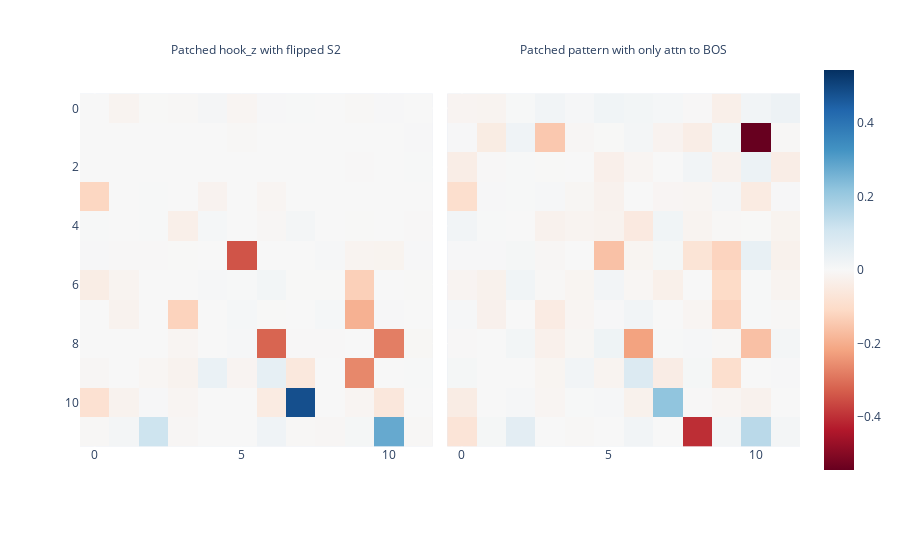

The notebook cell this image was saved under:
### Code cell
results_flipped = act_patch(
    model=model,
    orig_input=prompts,
    new_cache=flipped_cache,
    patching_nodes=IterNode('z'),
    patching_metric=ioi_metric_noising,
    verbose=True,
)

results_bos = act_patch(
    model=model,
    orig_input=prompts,
    new_cache=bos_cache,
    patching_nodes=IterNode('z'),
    patching_metric=ioi_metric_noising,
    verbose=True,
)

imshow(t.stack([results_flipped['z'], results_bos['z']]), facet_col=0,
       facet_labels=['Patched hook_z with flipped S2', 'Patched pattern with only attn to BOS'])

### Figure 1 — Plotly figure (JSON) as saved in the notebook; plotly's stock layout.template omitted (floating-point values rounded to 4 significant figures; data arrays with more than 128 entries replaced by an {"elided": "..."} marker saying what was removed)
{"data": [{"coloraxis": "coloraxis", "hovertemplate": "x: %{x}<br>y: %{y}<br>color: %{z}<extra></extra>", "name": "0", "type": "heatmap", "xaxis": "x", "yaxis": "y", "z": {"elided": "12x12 float values"}}, {"coloraxis": "coloraxis", "hovertemplate": "x: %{x}<br>y: %{y}<br>color: %{z}<extra></extra>", "name": "1", "type": "heatmap", "xaxis": "x2", "yaxis": "y2", "z": {"elided": "12x12 float values"}}], "layout": {"annotations": [{"font": {}, "showarrow": false, "text": "Patched hook_z with flipped S2", "x": 0.245, "xanchor": "center", "xref": "paper", "y": 1, "yanchor": "bottom", "yref": "paper"}, {"font": {}, "showarrow": false, "text": "Patched pattern with only attn to BOS", "x": 0.755, "xanchor": "center", "xref": "paper", "y": 1, "yanchor": "bottom", "yref": "paper"}], "coloraxis": {"cmid": 0, "colorscale": [[0, "rgb(103,0,31)"], [0.1, "rgb(178,24,43)"], [0.2, "rgb(214,96,77)"], [0.3, "rgb(244,165,130)"], [0.4, "rgb(253,219,199)"], [0.5, "rgb(247,247,247)"], [0.6, "rgb(209,229,240)"], [0.7, "rgb(146,197,222)"], [0.8, "rgb(67,147,195)"], [0.9, "rgb(33,102,172)"], [1, "rgb(5,48,97)"]]}, "margin": {"t": 60}, "xaxis": {"anchor": "y", "constrain": "domain", "domain": [0, 0.49], "scaleanchor": "y"}, "xaxis2": {"anchor": "y2", "domain": [0.51, 1], "matches": "x"}, "yaxis": {"anchor": "x", "autorange": "reversed", "constrain": "domain", "domain": [0, 1]}, "yaxis2": {"anchor": "x2", "domain": [0, 1], "matches": "y", "showticklabels": false}}}
